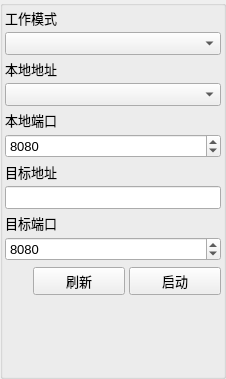
<?xml version="1.0" encoding="UTF-8"?>
<ui version="4.0">
 <class>NetworkSettingsBox</class>
 <widget class="QGroupBox" name="NetworkSettingsBox">
  <property name="geometry">
   <rect>
    <x>0</x>
    <y>0</y>
    <width>226</width>
    <height>379</height>
   </rect>
  </property>
  <property name="minimumSize">
   <size>
    <width>128</width>
    <height>128</height>
   </size>
  </property>
  <property name="font">
   <font>
    <pointsize>10</pointsize>
   </font>
  </property>
  <property name="windowTitle">
   <string>Form</string>
  </property>
  <layout class="QVBoxLayout" name="verticalLayout">
   <property name="spacing">
    <number>4</number>
   </property>
   <property name="leftMargin">
    <number>2</number>
   </property>
   <property name="topMargin">
    <number>2</number>
   </property>
   <property name="rightMargin">
    <number>2</number>
   </property>
   <property name="bottomMargin">
    <number>2</number>
   </property>
   <item>
    <widget class="QLabel" name="label_WorkMode">
     <property name="font">
      <font>
       <pointsize>10</pointsize>
      </font>
     </property>
     <property name="text">
      <string>工作模式</string>
     </property>
    </widget>
   </item>
   <item>
    <widget class="AutoWidthCombobox" name="comboBox_WorkMode">
     <property name="font">
      <font>
       <pointsize>10</pointsize>
      </font>
     </property>
    </widget>
   </item>
   <item>
    <widget class="QLabel" name="label_LocalAddress">
     <property name="font">
      <font>
       <pointsize>10</pointsize>
      </font>
     </property>
     <property name="text">
      <string>本地地址</string>
     </property>
    </widget>
   </item>
   <item>
    <widget class="AutoWidthCombobox" name="comboBox_LocalAddress"/>
   </item>
   <item>
    <widget class="QLabel" name="label_LocalPort">
     <property name="font">
      <font>
       <pointsize>10</pointsize>
      </font>
     </property>
     <property name="text">
      <string>本地端口</string>
     </property>
    </widget>
   </item>
   <item>
    <widget class="QSpinBox" name="spinBox_LocalPort">
     <property name="layoutDirection">
      <enum>Qt::LayoutDirection::LeftToRight</enum>
     </property>
     <property name="maximum">
      <number>65535</number>
     </property>
     <property name="value">
      <number>8080</number>
     </property>
    </widget>
   </item>
   <item>
    <widget class="QLabel" name="label_TargetAddress">
     <property name="font">
      <font>
       <pointsize>10</pointsize>
      </font>
     </property>
     <property name="text">
      <string>目标地址</string>
     </property>
    </widget>
   </item>
   <item>
    <widget class="QLineEdit" name="lineEdit_TargetAddress">
     <property name="font">
      <font>
       <pointsize>10</pointsize>
      </font>
     </property>
    </widget>
   </item>
   <item>
    <widget class="QLabel" name="label_TargetPort">
     <property name="font">
      <font>
       <pointsize>10</pointsize>
      </font>
     </property>
     <property name="text">
      <string>目标端口</string>
     </property>
    </widget>
   </item>
   <item>
    <widget class="QSpinBox" name="spinBox_TargetPort">
     <property name="layoutDirection">
      <enum>Qt::LayoutDirection::LeftToRight</enum>
     </property>
     <property name="maximum">
      <number>65535</number>
     </property>
     <property name="value">
      <number>8080</number>
     </property>
    </widget>
   </item>
   <item>
    <widget class="QWidget" name="widget" native="true">
     <property name="minimumSize">
      <size>
       <width>0</width>
       <height>32</height>
      </size>
     </property>
     <property name="maximumSize">
      <size>
       <width>16777215</width>
       <height>48</height>
      </size>
     </property>
     <layout class="QHBoxLayout" name="horizontalLayout">
      <property name="spacing">
       <number>4</number>
      </property>
      <property name="leftMargin">
       <number>0</number>
      </property>
      <property name="topMargin">
       <number>0</number>
      </property>
      <property name="rightMargin">
       <number>0</number>
      </property>
      <property name="bottomMargin">
       <number>0</number>
      </property>
      <item>
       <widget class="LED_Widget" name="led" native="true">
        <property name="minimumSize">
         <size>
          <width>24</width>
          <height>24</height>
         </size>
        </property>
        <property name="maximumSize">
         <size>
          <width>24</width>
          <height>24</height>
         </size>
        </property>
       </widget>
      </item>
      <item>
       <widget class="QPushButton" name="button_Refresh">
        <property name="minimumSize">
         <size>
          <width>32</width>
          <height>0</height>
         </size>
        </property>
        <property name="maximumSize">
         <size>
          <width>128</width>
          <height>16777215</height>
         </size>
        </property>
        <property name="font">
         <font>
          <pointsize>10</pointsize>
         </font>
        </property>
        <property name="text">
         <string>刷新</string>
        </property>
       </widget>
      </item>
      <item>
       <widget class="ToggleButton" name="button_Switch">
        <property name="minimumSize">
         <size>
          <width>32</width>
          <height>0</height>
         </size>
        </property>
        <property name="maximumSize">
         <size>
          <width>128</width>
          <height>16777215</height>
         </size>
        </property>
        <property name="font">
         <font>
          <pointsize>10</pointsize>
         </font>
        </property>
        <property name="text">
         <string>启动</string>
        </property>
       </widget>
      </item>
     </layout>
    </widget>
   </item>
   <item>
    <widget class="ScrollableListWidget" name="clientListWidget" native="true">
     <property name="minimumSize">
      <size>
       <width>64</width>
       <height>128</height>
      </size>
     </property>
    </widget>
   </item>
  </layout>
 </widget>
 <customwidgets>
  <customwidget>
   <class>LED_Widget</class>
   <extends>QWidget</extends>
   <header>led_widget.h</header>
   <container>1</container>
  </customwidget>
  <customwidget>
   <class>ScrollableListWidget</class>
   <extends>QWidget</extends>
   <header>scrollable_list_widget.h</header>
   <container>1</container>
  </customwidget>
  <customwidget>
   <class>ToggleButton</class>
   <extends>QPushButton</extends>
   <header>toggle_button.h</header>
  </customwidget>
  <customwidget>
   <class>AutoWidthCombobox</class>
   <extends>QComboBox</extends>
   <header>auto_width_combobox.h</header>
  </customwidget>
 </customwidgets>
 <resources/>
 <connections/>
</ui>
